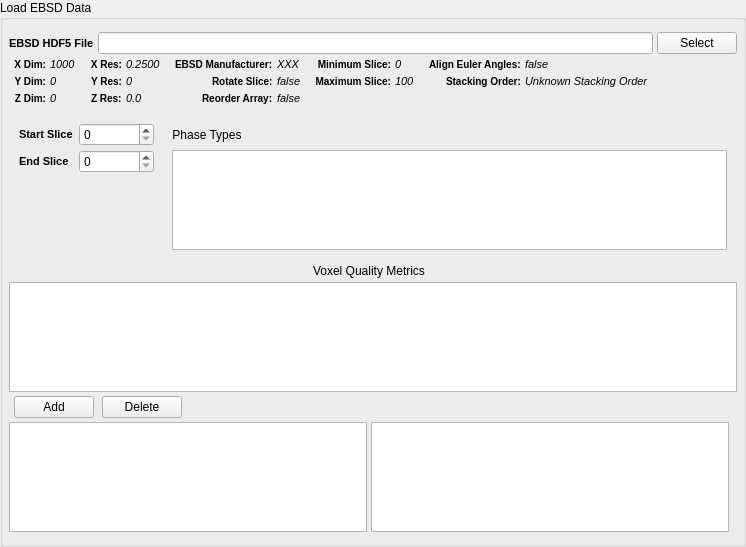
<?xml version="1.0" encoding="UTF-8"?>
<ui version="4.0">
 <class>QReadH5EbsdWidget</class>
 <widget class="QFilterWidget" name="QReadH5EbsdWidget">
  <property name="geometry">
   <rect>
    <x>0</x>
    <y>0</y>
    <width>746</width>
    <height>547</height>
   </rect>
  </property>
  <property name="windowTitle">
   <string>GroupBox</string>
  </property>
  <property name="title">
   <string>Load EBSD Data</string>
  </property>
  <property name="flat">
   <bool>false</bool>
  </property>
  <layout class="QGridLayout" name="gridLayout">
   <property name="leftMargin">
    <number>6</number>
   </property>
   <property name="topMargin">
    <number>12</number>
   </property>
   <property name="rightMargin">
    <number>6</number>
   </property>
   <property name="bottomMargin">
    <number>12</number>
   </property>
   <property name="spacing">
    <number>4</number>
   </property>
   <item row="7" column="0">
    <layout class="QHBoxLayout" name="horizontalLayout_3">
     <property name="bottomMargin">
      <number>0</number>
     </property>
     <item>
      <widget class="QListWidget" name="m_CreatedArrays"/>
     </item>
     <item>
      <widget class="QListView" name="m_RequiredArrays"/>
     </item>
    </layout>
   </item>
   <item row="5" column="0" colspan="3">
    <widget class="QTableView" name="m_QualityMetricTableView">
     <property name="sizePolicy">
      <sizepolicy hsizetype="Expanding" vsizetype="MinimumExpanding">
       <horstretch>0</horstretch>
       <verstretch>0</verstretch>
      </sizepolicy>
     </property>
     <property name="minimumSize">
      <size>
       <width>0</width>
       <height>100</height>
      </size>
     </property>
     <property name="maximumSize">
      <size>
       <width>16777215</width>
       <height>16777215</height>
      </size>
     </property>
     <property name="editTriggers">
      <set>QAbstractItemView::AllEditTriggers</set>
     </property>
     <property name="showDropIndicator" stdset="0">
      <bool>false</bool>
     </property>
     <property name="dragDropOverwriteMode">
      <bool>false</bool>
     </property>
     <property name="alternatingRowColors">
      <bool>true</bool>
     </property>
     <property name="verticalScrollMode">
      <enum>QAbstractItemView::ScrollPerPixel</enum>
     </property>
     <property name="horizontalScrollMode">
      <enum>QAbstractItemView::ScrollPerPixel</enum>
     </property>
     <property name="showGrid">
      <bool>false</bool>
     </property>
     <property name="wordWrap">
      <bool>false</bool>
     </property>
     <property name="cornerButtonEnabled">
      <bool>false</bool>
     </property>
     <attribute name="horizontalHeaderDefaultSectionSize">
      <number>100</number>
     </attribute>
     <attribute name="verticalHeaderVisible">
      <bool>false</bool>
     </attribute>
    </widget>
   </item>
   <item row="0" column="0" colspan="3">
    <layout class="QGridLayout" name="gridLayout_2">
     <property name="spacing">
      <number>4</number>
     </property>
     <item row="0" column="0" colspan="6">
      <layout class="QHBoxLayout" name="horizontalLayout">
       <property name="topMargin">
        <number>0</number>
       </property>
       <item>
        <widget class="QLabel" name="label">
         <property name="styleSheet">
          <string notr="true">QLabel {
font-weight: bold;
font-size: 11px;
}</string>
         </property>
         <property name="text">
          <string>EBSD HDF5 File</string>
         </property>
        </widget>
       </item>
       <item>
        <widget class="QFSDropLineEdit" name="m_H5EbsdFile">
         <property name="sizePolicy">
          <sizepolicy hsizetype="Expanding" vsizetype="Fixed">
           <horstretch>0</horstretch>
           <verstretch>0</verstretch>
          </sizepolicy>
         </property>
        </widget>
       </item>
       <item>
        <widget class="QPushButton" name="m_H5EbsdBtn">
         <property name="sizePolicy">
          <sizepolicy hsizetype="Maximum" vsizetype="Fixed">
           <horstretch>0</horstretch>
           <verstretch>0</verstretch>
          </sizepolicy>
         </property>
         <property name="text">
          <string>Select</string>
         </property>
        </widget>
       </item>
      </layout>
     </item>
     <item row="1" column="0">
      <layout class="QFormLayout" name="formLayout_3">
       <property name="fieldGrowthPolicy">
        <enum>QFormLayout::AllNonFixedFieldsGrow</enum>
       </property>
       <property name="leftMargin">
        <number>5</number>
       </property>
       <property name="rightMargin">
        <number>5</number>
       </property>
       <item row="0" column="0">
        <widget class="QLabel" name="label_13">
         <property name="font">
          <font>
           <pointsize>-1</pointsize>
           <weight>75</weight>
           <bold>true</bold>
          </font>
         </property>
         <property name="styleSheet">
          <string notr="true">QLabel {
font-weight: bold;
font-size: 10px;
}</string>
         </property>
         <property name="text">
          <string>X Dim:</string>
         </property>
         <property name="alignment">
          <set>Qt::AlignRight|Qt::AlignTrailing|Qt::AlignVCenter</set>
         </property>
        </widget>
       </item>
       <item row="0" column="1">
        <widget class="QLabel" name="m_XDim">
         <property name="font">
          <font>
           <pointsize>-1</pointsize>
           <italic>true</italic>
          </font>
         </property>
         <property name="styleSheet">
          <string notr="true">QLabel {
	font-size: 11px;
	font-style: italic;
}</string>
         </property>
         <property name="text">
          <string>1000</string>
         </property>
         <property name="scaledContents">
          <bool>true</bool>
         </property>
        </widget>
       </item>
       <item row="1" column="0">
        <widget class="QLabel" name="label_14">
         <property name="font">
          <font>
           <pointsize>-1</pointsize>
           <weight>75</weight>
           <bold>true</bold>
          </font>
         </property>
         <property name="styleSheet">
          <string notr="true">QLabel {
font-weight: bold;
font-size: 10px;
}</string>
         </property>
         <property name="text">
          <string>Y Dim:</string>
         </property>
         <property name="alignment">
          <set>Qt::AlignRight|Qt::AlignTrailing|Qt::AlignVCenter</set>
         </property>
        </widget>
       </item>
       <item row="1" column="1">
        <widget class="QLabel" name="m_YDim">
         <property name="font">
          <font>
           <pointsize>-1</pointsize>
           <italic>true</italic>
          </font>
         </property>
         <property name="styleSheet">
          <string notr="true">QLabel {
	font-size: 11px;
	font-style: italic;
}</string>
         </property>
         <property name="text">
          <string>0</string>
         </property>
         <property name="scaledContents">
          <bool>true</bool>
         </property>
        </widget>
       </item>
       <item row="2" column="0">
        <widget class="QLabel" name="label_15">
         <property name="font">
          <font>
           <pointsize>-1</pointsize>
           <weight>75</weight>
           <bold>true</bold>
          </font>
         </property>
         <property name="styleSheet">
          <string notr="true">QLabel {
font-weight: bold;
font-size: 10px;
}</string>
         </property>
         <property name="text">
          <string>Z Dim:</string>
         </property>
         <property name="alignment">
          <set>Qt::AlignRight|Qt::AlignTrailing|Qt::AlignVCenter</set>
         </property>
        </widget>
       </item>
       <item row="2" column="1">
        <widget class="QLabel" name="m_ZDim">
         <property name="font">
          <font>
           <pointsize>-1</pointsize>
           <italic>true</italic>
          </font>
         </property>
         <property name="styleSheet">
          <string notr="true">QLabel {
	font-size: 11px;
	font-style: italic;
}</string>
         </property>
         <property name="text">
          <string>0</string>
         </property>
         <property name="scaledContents">
          <bool>true</bool>
         </property>
        </widget>
       </item>
      </layout>
     </item>
     <item row="1" column="1">
      <layout class="QFormLayout" name="formLayout_4">
       <property name="labelAlignment">
        <set>Qt::AlignRight|Qt::AlignTrailing|Qt::AlignVCenter</set>
       </property>
       <property name="leftMargin">
        <number>5</number>
       </property>
       <property name="rightMargin">
        <number>5</number>
       </property>
       <item row="0" column="0">
        <widget class="QLabel" name="label_16">
         <property name="font">
          <font>
           <pointsize>-1</pointsize>
           <weight>75</weight>
           <bold>true</bold>
          </font>
         </property>
         <property name="styleSheet">
          <string notr="true">QLabel {
font-weight: bold;
font-size: 10px;
}</string>
         </property>
         <property name="text">
          <string>X Res:</string>
         </property>
         <property name="alignment">
          <set>Qt::AlignRight|Qt::AlignTrailing|Qt::AlignVCenter</set>
         </property>
        </widget>
       </item>
       <item row="0" column="1">
        <widget class="QLabel" name="m_XRes">
         <property name="font">
          <font>
           <pointsize>-1</pointsize>
           <italic>true</italic>
          </font>
         </property>
         <property name="styleSheet">
          <string notr="true">QLabel {
	font-size: 11px;
	font-style: italic;
}</string>
         </property>
         <property name="text">
          <string>0.2500</string>
         </property>
         <property name="scaledContents">
          <bool>true</bool>
         </property>
        </widget>
       </item>
       <item row="1" column="0">
        <widget class="QLabel" name="label_17">
         <property name="font">
          <font>
           <pointsize>-1</pointsize>
           <weight>75</weight>
           <bold>true</bold>
          </font>
         </property>
         <property name="styleSheet">
          <string notr="true">QLabel {
font-weight: bold;
font-size: 10px;
}</string>
         </property>
         <property name="text">
          <string>Y Res:</string>
         </property>
         <property name="alignment">
          <set>Qt::AlignRight|Qt::AlignTrailing|Qt::AlignVCenter</set>
         </property>
        </widget>
       </item>
       <item row="1" column="1">
        <widget class="QLabel" name="m_YRes">
         <property name="font">
          <font>
           <pointsize>-1</pointsize>
           <italic>true</italic>
          </font>
         </property>
         <property name="styleSheet">
          <string notr="true">QLabel {
	font-size: 11px;
	font-style: italic;
}</string>
         </property>
         <property name="text">
          <string>0</string>
         </property>
         <property name="scaledContents">
          <bool>true</bool>
         </property>
        </widget>
       </item>
       <item row="2" column="0">
        <widget class="QLabel" name="label_200">
         <property name="font">
          <font>
           <pointsize>-1</pointsize>
           <weight>75</weight>
           <bold>true</bold>
          </font>
         </property>
         <property name="styleSheet">
          <string notr="true">QLabel {
font-weight: bold;
font-size: 10px;
}</string>
         </property>
         <property name="text">
          <string>Z Res:</string>
         </property>
        </widget>
       </item>
       <item row="2" column="1">
        <widget class="QLabel" name="m_ZRes">
         <property name="font">
          <font>
           <pointsize>-1</pointsize>
           <italic>true</italic>
          </font>
         </property>
         <property name="styleSheet">
          <string notr="true">QLabel {
	font-size: 11px;
	font-style: italic;
}</string>
         </property>
         <property name="text">
          <string>0.0</string>
         </property>
         <property name="scaledContents">
          <bool>true</bool>
         </property>
        </widget>
       </item>
      </layout>
     </item>
     <item row="1" column="2">
      <layout class="QFormLayout" name="formLayout_5">
       <property name="fieldGrowthPolicy">
        <enum>QFormLayout::FieldsStayAtSizeHint</enum>
       </property>
       <property name="labelAlignment">
        <set>Qt::AlignRight|Qt::AlignTrailing|Qt::AlignVCenter</set>
       </property>
       <property name="leftMargin">
        <number>5</number>
       </property>
       <property name="rightMargin">
        <number>5</number>
       </property>
       <item row="0" column="0">
        <widget class="QLabel" name="label_23">
         <property name="font">
          <font>
           <pointsize>-1</pointsize>
           <weight>75</weight>
           <bold>true</bold>
          </font>
         </property>
         <property name="styleSheet">
          <string notr="true">QLabel {
font-weight: bold;
font-size: 10px;
}</string>
         </property>
         <property name="text">
          <string>EBSD Manufacturer:</string>
         </property>
         <property name="alignment">
          <set>Qt::AlignJustify|Qt::AlignVCenter</set>
         </property>
         <property name="wordWrap">
          <bool>false</bool>
         </property>
        </widget>
       </item>
       <item row="0" column="1">
        <widget class="QLabel" name="m_EbsdManufacturer">
         <property name="font">
          <font>
           <pointsize>-1</pointsize>
           <italic>true</italic>
          </font>
         </property>
         <property name="styleSheet">
          <string notr="true">QLabel {
	font-size: 11px;
	font-style: italic;
}</string>
         </property>
         <property name="text">
          <string>XXX</string>
         </property>
         <property name="scaledContents">
          <bool>true</bool>
         </property>
        </widget>
       </item>
       <item row="1" column="0">
        <widget class="QLabel" name="label_3">
         <property name="font">
          <font>
           <pointsize>-1</pointsize>
           <weight>75</weight>
           <bold>true</bold>
          </font>
         </property>
         <property name="styleSheet">
          <string notr="true">QLabel {
font-weight: bold;
font-size: 10px;
}</string>
         </property>
         <property name="text">
          <string>Rotate Slice:</string>
         </property>
         <property name="alignment">
          <set>Qt::AlignJustify|Qt::AlignVCenter</set>
         </property>
         <property name="wordWrap">
          <bool>false</bool>
         </property>
        </widget>
       </item>
       <item row="1" column="1">
        <widget class="QLabel" name="m_RotateSliceLabel">
         <property name="font">
          <font>
           <pointsize>-1</pointsize>
           <italic>true</italic>
          </font>
         </property>
         <property name="styleSheet">
          <string notr="true">QLabel {
	font-size: 11px;
	font-style: italic;
}</string>
         </property>
         <property name="text">
          <string>false</string>
         </property>
         <property name="scaledContents">
          <bool>true</bool>
         </property>
        </widget>
       </item>
       <item row="2" column="0">
        <widget class="QLabel" name="label_20">
         <property name="font">
          <font>
           <pointsize>-1</pointsize>
           <weight>75</weight>
           <bold>true</bold>
          </font>
         </property>
         <property name="styleSheet">
          <string notr="true">QLabel {
font-weight: bold;
font-size: 10px;
}</string>
         </property>
         <property name="text">
          <string>Reorder Array:</string>
         </property>
         <property name="alignment">
          <set>Qt::AlignJustify|Qt::AlignVCenter</set>
         </property>
         <property name="wordWrap">
          <bool>false</bool>
         </property>
        </widget>
       </item>
       <item row="2" column="1">
        <widget class="QLabel" name="m_ReorderArrayLabel">
         <property name="font">
          <font>
           <pointsize>-1</pointsize>
           <italic>true</italic>
          </font>
         </property>
         <property name="styleSheet">
          <string notr="true">QLabel {
	font-size: 11px;
	font-style: italic;
}</string>
         </property>
         <property name="text">
          <string>false</string>
         </property>
         <property name="scaledContents">
          <bool>true</bool>
         </property>
        </widget>
       </item>
      </layout>
     </item>
     <item row="1" column="5" rowspan="2">
      <spacer name="horizontalSpacer">
       <property name="orientation">
        <enum>Qt::Horizontal</enum>
       </property>
       <property name="sizeHint" stdset="0">
        <size>
         <width>40</width>
         <height>20</height>
        </size>
       </property>
      </spacer>
     </item>
     <item row="1" column="3">
      <layout class="QFormLayout" name="formLayout">
       <property name="fieldGrowthPolicy">
        <enum>QFormLayout::FieldsStayAtSizeHint</enum>
       </property>
       <property name="labelAlignment">
        <set>Qt::AlignRight|Qt::AlignTrailing|Qt::AlignVCenter</set>
       </property>
       <property name="leftMargin">
        <number>5</number>
       </property>
       <property name="rightMargin">
        <number>5</number>
       </property>
       <item row="0" column="1">
        <widget class="QLabel" name="m_ZMin">
         <property name="font">
          <font>
           <pointsize>-1</pointsize>
           <italic>true</italic>
          </font>
         </property>
         <property name="styleSheet">
          <string notr="true">QLabel {
	font-size: 11px;
	font-style: italic;
}</string>
         </property>
         <property name="text">
          <string>0</string>
         </property>
         <property name="scaledContents">
          <bool>true</bool>
         </property>
        </widget>
       </item>
       <item row="1" column="0">
        <widget class="QLabel" name="label_54">
         <property name="font">
          <font>
           <pointsize>-1</pointsize>
           <weight>75</weight>
           <bold>true</bold>
          </font>
         </property>
         <property name="styleSheet">
          <string notr="true">QLabel {
font-weight: bold;
font-size: 10px;
}</string>
         </property>
         <property name="text">
          <string>Maximum Slice:</string>
         </property>
         <property name="alignment">
          <set>Qt::AlignRight|Qt::AlignTrailing|Qt::AlignVCenter</set>
         </property>
        </widget>
       </item>
       <item row="1" column="1">
        <widget class="QLabel" name="m_ZMax">
         <property name="font">
          <font>
           <pointsize>-1</pointsize>
           <italic>true</italic>
          </font>
         </property>
         <property name="styleSheet">
          <string notr="true">QLabel {
	font-size: 11px;
	font-style: italic;
}</string>
         </property>
         <property name="text">
          <string>100</string>
         </property>
         <property name="scaledContents">
          <bool>true</bool>
         </property>
        </widget>
       </item>
       <item row="0" column="0">
        <widget class="QLabel" name="label_7">
         <property name="font">
          <font>
           <pointsize>-1</pointsize>
           <weight>75</weight>
           <bold>true</bold>
          </font>
         </property>
         <property name="styleSheet">
          <string notr="true">QLabel {
font-weight: bold;
font-size: 10px;
}</string>
         </property>
         <property name="text">
          <string>Minimum Slice:</string>
         </property>
         <property name="alignment">
          <set>Qt::AlignRight|Qt::AlignTrailing|Qt::AlignVCenter</set>
         </property>
        </widget>
       </item>
      </layout>
     </item>
     <item row="1" column="4">
      <layout class="QFormLayout" name="formLayout_2">
       <property name="labelAlignment">
        <set>Qt::AlignRight|Qt::AlignTrailing|Qt::AlignVCenter</set>
       </property>
       <property name="leftMargin">
        <number>5</number>
       </property>
       <property name="rightMargin">
        <number>5</number>
       </property>
       <item row="1" column="0">
        <widget class="QLabel" name="label_24">
         <property name="font">
          <font>
           <pointsize>-1</pointsize>
           <weight>75</weight>
           <bold>true</bold>
          </font>
         </property>
         <property name="styleSheet">
          <string notr="true">QLabel {
font-weight: bold;
font-size: 10px;
}</string>
         </property>
         <property name="text">
          <string>Stacking Order:</string>
         </property>
         <property name="scaledContents">
          <bool>false</bool>
         </property>
        </widget>
       </item>
       <item row="0" column="0">
        <widget class="QLabel" name="label_22">
         <property name="font">
          <font>
           <pointsize>-1</pointsize>
           <weight>75</weight>
           <bold>true</bold>
          </font>
         </property>
         <property name="styleSheet">
          <string notr="true">QLabel {
font-weight: bold;
font-size: 10px;
}</string>
         </property>
         <property name="text">
          <string>Align Euler Angles:</string>
         </property>
         <property name="scaledContents">
          <bool>false</bool>
         </property>
        </widget>
       </item>
       <item row="0" column="1">
        <widget class="QLabel" name="m_AlignEulersLabel">
         <property name="font">
          <font>
           <pointsize>-1</pointsize>
           <italic>true</italic>
          </font>
         </property>
         <property name="styleSheet">
          <string notr="true">QLabel {
	font-size: 11px;
	font-style: italic;
}</string>
         </property>
         <property name="text">
          <string>false</string>
         </property>
         <property name="scaledContents">
          <bool>true</bool>
         </property>
        </widget>
       </item>
       <item row="1" column="1">
        <widget class="QLabel" name="m_StackingOrder">
         <property name="font">
          <font>
           <pointsize>-1</pointsize>
           <italic>true</italic>
          </font>
         </property>
         <property name="styleSheet">
          <string notr="true">QLabel {
	font-size: 11px;
	font-style: italic;
}</string>
         </property>
         <property name="text">
          <string>Unknown Stacking Order</string>
         </property>
         <property name="scaledContents">
          <bool>true</bool>
         </property>
        </widget>
       </item>
      </layout>
     </item>
    </layout>
   </item>
   <item row="1" column="0" colspan="3">
    <layout class="QGridLayout" name="gridLayout_3">
     <property name="sizeConstraint">
      <enum>QLayout::SetMaximumSize</enum>
     </property>
     <property name="horizontalSpacing">
      <number>6</number>
     </property>
     <property name="verticalSpacing">
      <number>4</number>
     </property>
     <property name="margin">
      <number>10</number>
     </property>
     <item row="0" column="0">
      <widget class="QLabel" name="label_5">
       <property name="styleSheet">
        <string notr="true">QLabel {
font-weight: bold;
font-size: 11px;
}</string>
       </property>
       <property name="text">
        <string>Start Slice</string>
       </property>
      </widget>
     </item>
     <item row="0" column="1">
      <widget class="QSpinBox" name="m_ZStartIndex">
       <property name="minimumSize">
        <size>
         <width>75</width>
         <height>0</height>
        </size>
       </property>
      </widget>
     </item>
     <item row="1" column="0">
      <widget class="QLabel" name="label_6">
       <property name="styleSheet">
        <string notr="true">QLabel {
font-weight: bold;
font-size: 11px;
}</string>
       </property>
       <property name="text">
        <string>End Slice</string>
       </property>
      </widget>
     </item>
     <item row="1" column="1">
      <widget class="QSpinBox" name="m_ZEndIndex">
       <property name="minimumSize">
        <size>
         <width>75</width>
         <height>0</height>
        </size>
       </property>
      </widget>
     </item>
     <item row="1" column="3" rowspan="2" colspan="2">
      <widget class="QListWidget" name="phaseTypeList">
       <property name="sizePolicy">
        <sizepolicy hsizetype="Preferred" vsizetype="Preferred">
         <horstretch>0</horstretch>
         <verstretch>0</verstretch>
        </sizepolicy>
       </property>
       <property name="minimumSize">
        <size>
         <width>0</width>
         <height>100</height>
        </size>
       </property>
       <property name="maximumSize">
        <size>
         <width>16777215</width>
         <height>100</height>
        </size>
       </property>
       <property name="editTriggers">
        <set>QAbstractItemView::AllEditTriggers</set>
       </property>
       <property name="alternatingRowColors">
        <bool>true</bool>
       </property>
      </widget>
     </item>
     <item row="0" column="4">
      <spacer name="horizontalSpacer_2">
       <property name="orientation">
        <enum>Qt::Horizontal</enum>
       </property>
       <property name="sizeHint" stdset="0">
        <size>
         <width>40</width>
         <height>20</height>
        </size>
       </property>
      </spacer>
     </item>
     <item row="0" column="3">
      <widget class="QLabel" name="label_11">
       <property name="sizePolicy">
        <sizepolicy hsizetype="Preferred" vsizetype="Preferred">
         <horstretch>0</horstretch>
         <verstretch>0</verstretch>
        </sizepolicy>
       </property>
       <property name="text">
        <string>Phase Types</string>
       </property>
       <property name="alignment">
        <set>Qt::AlignCenter</set>
       </property>
      </widget>
     </item>
     <item row="0" column="2" rowspan="3">
      <spacer name="horizontalSpacer_4">
       <property name="orientation">
        <enum>Qt::Horizontal</enum>
       </property>
       <property name="sizeType">
        <enum>QSizePolicy::Fixed</enum>
       </property>
       <property name="sizeHint" stdset="0">
        <size>
         <width>12</width>
         <height>20</height>
        </size>
       </property>
      </spacer>
     </item>
    </layout>
   </item>
   <item row="6" column="0" colspan="3">
    <layout class="QHBoxLayout" name="horizontalLayout_2">
     <property name="spacing">
      <number>8</number>
     </property>
     <property name="leftMargin">
      <number>5</number>
     </property>
     <property name="topMargin">
      <number>0</number>
     </property>
     <item>
      <widget class="QPushButton" name="addQualityMetric">
       <property name="sizePolicy">
        <sizepolicy hsizetype="Fixed" vsizetype="Fixed">
         <horstretch>0</horstretch>
         <verstretch>0</verstretch>
        </sizepolicy>
       </property>
       <property name="maximumSize">
        <size>
         <width>16777215</width>
         <height>16777215</height>
        </size>
       </property>
       <property name="statusTip">
        <string>Add Quality Filter</string>
       </property>
       <property name="whatsThis">
        <string>Add Quality Filter</string>
       </property>
       <property name="text">
        <string>Add</string>
       </property>
       <property name="icon">
        <iconset resource="../../../Resources/icons/images/Icons.qrc">
         <normaloff>:/add2.png</normaloff>:/add2.png</iconset>
       </property>
       <property name="iconSize">
        <size>
         <width>18</width>
         <height>18</height>
        </size>
       </property>
       <property name="flat">
        <bool>false</bool>
       </property>
      </widget>
     </item>
     <item>
      <widget class="QPushButton" name="removeQualityMetric">
       <property name="sizePolicy">
        <sizepolicy hsizetype="Fixed" vsizetype="Fixed">
         <horstretch>0</horstretch>
         <verstretch>0</verstretch>
        </sizepolicy>
       </property>
       <property name="maximumSize">
        <size>
         <width>16777215</width>
         <height>16777215</height>
        </size>
       </property>
       <property name="toolTip">
        <string>Delete Quality Filter</string>
       </property>
       <property name="statusTip">
        <string>Delete Quality Filter</string>
       </property>
       <property name="text">
        <string>Delete</string>
       </property>
       <property name="icon">
        <iconset resource="../../../Resources/icons/images/Icons.qrc">
         <normaloff>:/delete2.png</normaloff>:/delete2.png</iconset>
       </property>
       <property name="iconSize">
        <size>
         <width>18</width>
         <height>18</height>
        </size>
       </property>
       <property name="flat">
        <bool>false</bool>
       </property>
      </widget>
     </item>
     <item>
      <spacer name="horizontalSpacer_3">
       <property name="orientation">
        <enum>Qt::Horizontal</enum>
       </property>
       <property name="sizeHint" stdset="0">
        <size>
         <width>40</width>
         <height>20</height>
        </size>
       </property>
      </spacer>
     </item>
    </layout>
   </item>
   <item row="4" column="0">
    <widget class="QLabel" name="label_9">
     <property name="text">
      <string>Voxel Quality Metrics</string>
     </property>
     <property name="alignment">
      <set>Qt::AlignCenter</set>
     </property>
    </widget>
   </item>
  </layout>
 </widget>
 <customwidgets>
  <customwidget>
   <class>QFSDropLineEdit</class>
   <extends>QLineEdit</extends>
   <header location="global">QFSDropLineEdit.h</header>
  </customwidget>
  <customwidget>
   <class>QFilterWidget</class>
   <extends>QGroupBox</extends>
   <header location="global">QFilterWidget.h</header>
   <container>1</container>
  </customwidget>
 </customwidgets>
 <resources>
  <include location="../../../Resources/icons/images/Icons.qrc"/>
 </resources>
 <connections/>
</ui>
